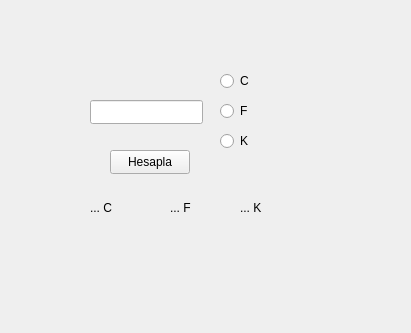
<?xml version="1.0" encoding="UTF-8"?>
<ui version="4.0">
 <class>anaSayfa</class>
 <widget class="QWidget" name="anaSayfa">
  <property name="geometry">
   <rect>
    <x>0</x>
    <y>0</y>
    <width>411</width>
    <height>333</height>
   </rect>
  </property>
  <property name="windowTitle">
   <string>anaSayfa</string>
  </property>
  <widget class="QLineEdit" name="lineEdit">
   <property name="geometry">
    <rect>
     <x>90</x>
     <y>100</y>
     <width>113</width>
     <height>24</height>
    </rect>
   </property>
  </widget>
  <widget class="QRadioButton" name="radioButton_C">
   <property name="geometry">
    <rect>
     <x>220</x>
     <y>70</y>
     <width>91</width>
     <height>22</height>
    </rect>
   </property>
   <property name="text">
    <string>C</string>
   </property>
  </widget>
  <widget class="QRadioButton" name="radioButton_F">
   <property name="geometry">
    <rect>
     <x>220</x>
     <y>100</y>
     <width>91</width>
     <height>22</height>
    </rect>
   </property>
   <property name="text">
    <string>F</string>
   </property>
  </widget>
  <widget class="QRadioButton" name="radioButton_K">
   <property name="geometry">
    <rect>
     <x>220</x>
     <y>130</y>
     <width>91</width>
     <height>22</height>
    </rect>
   </property>
   <property name="text">
    <string>K</string>
   </property>
  </widget>
  <widget class="QPushButton" name="pushButton">
   <property name="geometry">
    <rect>
     <x>110</x>
     <y>150</y>
     <width>80</width>
     <height>24</height>
    </rect>
   </property>
   <property name="text">
    <string>Hesapla</string>
   </property>
  </widget>
  <widget class="QLabel" name="label_C">
   <property name="geometry">
    <rect>
     <x>90</x>
     <y>200</y>
     <width>49</width>
     <height>16</height>
    </rect>
   </property>
   <property name="text">
    <string>... C</string>
   </property>
  </widget>
  <widget class="QLabel" name="label_F">
   <property name="geometry">
    <rect>
     <x>170</x>
     <y>200</y>
     <width>49</width>
     <height>16</height>
    </rect>
   </property>
   <property name="text">
    <string>... F</string>
   </property>
  </widget>
  <widget class="QLabel" name="label_K">
   <property name="geometry">
    <rect>
     <x>240</x>
     <y>200</y>
     <width>49</width>
     <height>16</height>
    </rect>
   </property>
   <property name="text">
    <string>... K</string>
   </property>
  </widget>
 </widget>
 <resources/>
 <connections/>
</ui>
